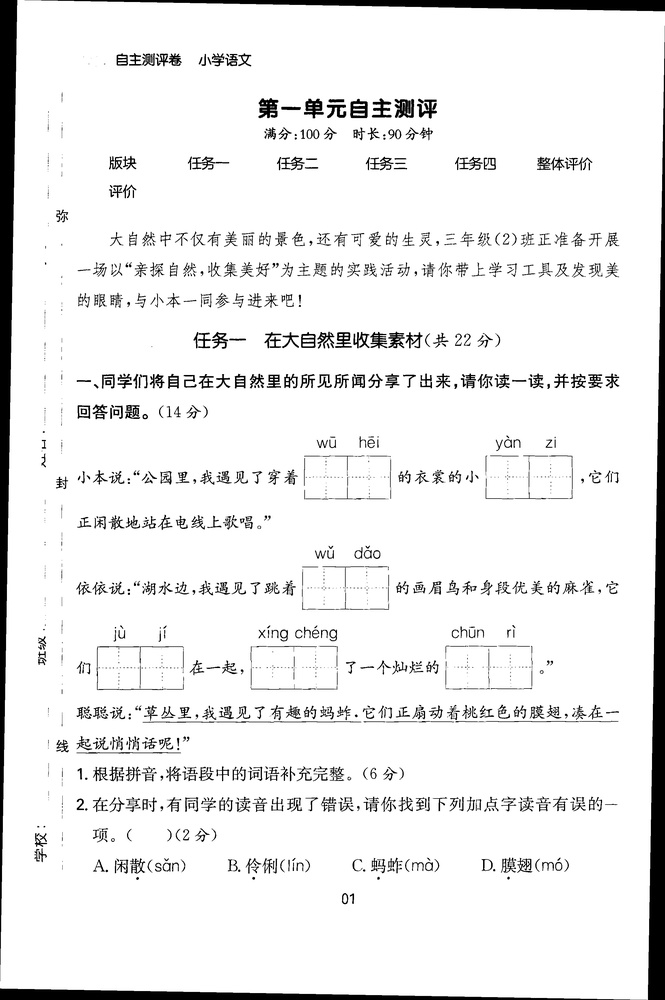
#> input picture tests/assets/detect_body.jpg, 665 x 1000 px, shrunk from 2303 x 3464 before the run, found by its file name
$ python detect_page_body.py
#> lines starting #> are read from the running program, lines starting #| are printed output that depends on the picture; after the words box and inside, x2 and y2 are one past the last pixel; in counts of white or black regions, pixels touching at a corner belong together
"""
版心检测算法 - 基于滑动窗口和梯度变化的方法
使用滑动窗口检测黑色像素分布变化，精确定位版心边界
"""

import json
import numpy as np
from typing import List, Dict, Tuple, Optional
from dataclasses import dataclass
import statistics
from pathlib import Path

# 尝试导入图像处理库
try:
    import cv2
    HAS_OPENCV = True
except ImportError:
    HAS_OPENCV = False
    print("警告: 未安装OpenCV，将使用PIL进行图像处理")

try:
    from PIL import Image, ImageOps
    HAS_PIL = True
except ImportError:
    HAS_PIL = False
    print("警告: 未安装PIL，图像处理功能将受限")

@dataclass
class PageMargin:
    """页面边距信息"""
    left: int
    right: int
    top: int
    bottom: int
    confidence: float = 0.0

class PageBodyDetector:
    """版心检测器 - 基于滑动窗口和梯度变化"""

    def __init__(self,
                 body_ratio_width: float = 0.8,
                 body_ratio_height: float = 0.8,
                 window_size: int = 20,
                 gradient_threshold: float = 0.1):
        """
        初始化版心检测器

        Args:
            body_ratio_width: 版心宽度占页面宽度的比例，默认0.8
            body_ratio_height: 版心高度占页面高度的比例，默认0.8
            window_size: 滑动窗口大小，默认20像素
            gradient_threshold: 梯度变化阈值，默认0.1
        """
        self.body_ratio_width = body_ratio_width
        self.body_ratio_height = body_ratio_height
        self.window_size = window_size
        self.gradient_threshold = gradient_threshold
        self.debug = True

    def detect_from_image(self, image_path: str) -> PageMargin:
        """
        基于图像处理检测版心

        Args:
            image_path: 图像文件路径

        Returns:
            PageMargin: 版心边界信息
        """
        if HAS_OPENCV:
            return self._detect_with_opencv(image_path)
        elif HAS_PIL:
            return self._detect_with_pil(image_path)
        else:
            raise ValueError("需要安装OpenCV或PIL库进行图像处理")

    def _detect_with_opencv(self, image_path: str) -> PageMargin:
        """使用OpenCV进行检测"""
        # 读取图像
        image = cv2.imread(image_path)
        if image is None:
            raise ValueError(f"无法读取图像: {image_path}")

        height, width = image.shape[:2]

        # 转换为灰度图
        gray = cv2.cvtColor(image, cv2.COLOR_BGR2GRAY)

        # 二值化
        _, binary = cv2.threshold(gray, 0, 255, cv2.THRESH_BINARY + cv2.THRESH_OTSU)

        # 使用滑动窗口方法检测版心
        left_margin, right_margin = self._detect_horizontal_margins(binary, width)
        top_margin, bottom_margin = self._detect_vertical_margins(binary, height)

        # 计算置信度
        confidence = self._calculate_confidence(binary, left_margin, right_margin, top_margin, bottom_margin)

        return PageMargin(
            left=left_margin,
            right=right_margin,
            top=top_margin,
            bottom=bottom_margin,
            confidence=confidence
        )

    # [30 lines left out: function _detect_with_pil, not called in this run]

    def _detect_horizontal_margins(self, binary: np.ndarray, width: int) -> Tuple[int, int]:
        """
        使用滑动窗口检测水平边距

        Args:
            binary: 二值化图像
            width: 图像宽度

        Returns:
            (left_margin, right_margin)
        """
        height = binary.shape[0]

        # 计算初始版心区域
        initial_left = int(width * (1 - self.body_ratio_width) / 2)
        initial_right = int(width * (1 + self.body_ratio_width) / 2)

        if self.debug:
            print(f"初始版心区域: 左{initial_left}, 右{initial_right}")

        # 检测左边界
        left_margin = self._detect_boundary_sliding_window(
            binary, initial_left, 'left', width, height
        )

        # 检测右边界
        right_margin = self._detect_boundary_sliding_window(
            binary, initial_right, 'right', width, height
        )

        if self.debug:
            print(f"检测结果: 左{left_margin}, 右{right_margin}")

        return left_margin, right_margin

    def _detect_vertical_margins(self, binary: np.ndarray, height: int) -> Tuple[int, int]:
        """
        使用滑动窗口检测垂直边距

        Args:
            binary: 二值化图像
            height: 图像高度

        Returns:
            (top_margin, bottom_margin)
        """
        width = binary.shape[1]

        # 计算初始版心区域
        initial_top = int(height * (1 - self.body_ratio_height) / 2)
        initial_bottom = int(height * (1 + self.body_ratio_height) / 2)

        if self.debug:
            print(f"初始版心区域: 上{initial_top}, 下{initial_bottom}")

        # 检测上边界
        top_margin = self._detect_boundary_sliding_window(
            binary, initial_top, 'top', width, height
        )

        # 检测下边界
        bottom_margin = self._detect_boundary_sliding_window(
            binary, initial_bottom, 'bottom', width, height
        )

        if self.debug:
            print(f"检测结果: 上{top_margin}, 下{bottom_margin}")

        return top_margin, bottom_margin

    def _detect_boundary_sliding_window(self,
                                      binary: np.ndarray,
                                      initial_pos: int,
                                      direction: str,
                                      width: int,
                                      height: int) -> int:
        """
        使用滑动窗口检测单个边界

        Args:
            binary: 二值化图像
            initial_pos: 初始位置
            direction: 检测方向 ('left', 'right', 'top', 'bottom')
            width: 图像宽度
            height: 图像高度

        Returns:
            检测到的边界位置
        """
        # 根据方向确定搜索范围和步长
        if direction in ['left', 'top']:
            # 向内搜索（减小位置值）
            search_range = range(initial_pos, 0, -1)
            step = -1
        else:
            # 向外搜索（增大位置值）
            search_range = range(initial_pos, width if direction in ['right', 'bottom'] else height)
            step = 1

        # 计算黑色像素密度变化
        densities = []
        positions = []

        for pos in search_range:
            if direction in ['left', 'right']:
                # 水平方向检测
                if pos < self.window_size or pos > width - self.window_size:
                    continue
                density = self._calculate_black_density_horizontal(binary, pos, height)
            else:
                # 垂直方向检测
                if pos < self.window_size or pos > height - self.window_size:
                    continue
                density = self._calculate_black_density_vertical(binary, pos, width)

            densities.append(density)
            positions.append(pos)

        if len(densities) < 3:
            return initial_pos

        # 计算密度梯度
        gradients = self._calculate_gradients(densities)

        # 找到梯度变化最大的位置
        boundary_pos = self._find_gradient_peak(positions, gradients, direction)

        if self.debug:
            print(f"{direction}方向检测: 初始位置{initial_pos}, 检测位置{boundary_pos}")

        return boundary_pos

    def _calculate_black_density_horizontal(self, binary: np.ndarray, x_pos: int, height: int) -> float:
        """
        计算水平位置处的黑色像素密度

        Args:
            binary: 二值化图像
            x_pos: x坐标位置
            height: 图像高度

        Returns:
            黑色像素密度 (0-1)
        """
        # 定义窗口范围
        x_start = max(0, x_pos - self.window_size // 2)
        x_end = min(binary.shape[1], x_pos + self.window_size // 2)

        # 提取窗口区域
        window = binary[:, x_start:x_end]

        # 计算黑色像素密度
        black_pixels = np.sum(window == 0)
        total_pixels = window.size

        return black_pixels / total_pixels if total_pixels > 0 else 0

    def _calculate_black_density_vertical(self, binary: np.ndarray, y_pos: int, width: int) -> float:
        """
        计算垂直位置处的黑色像素密度

        Args:
            binary: 二值化图像
            y_pos: y坐标位置
            width: 图像宽度

        Returns:
            黑色像素密度 (0-1)
        """
        # 定义窗口范围
        y_start = max(0, y_pos - self.window_size // 2)
        y_end = min(binary.shape[0], y_pos + self.window_size // 2)

        # 提取窗口区域
        window = binary[y_start:y_end, :]

        # 计算黑色像素密度
        black_pixels = np.sum(window == 0)
        total_pixels = window.size

        return black_pixels / total_pixels if total_pixels > 0 else 0

    def _calculate_gradients(self, densities: List[float]) -> List[float]:
        """
        计算密度梯度

        Args:
            densities: 密度列表

        Returns:
            梯度列表
        """
        if len(densities) < 2:
            return [0] * len(densities)

        gradients = []
        for i in range(len(densities)):
            if i == 0:
                gradients.append(densities[i+1] - densities[i])
            elif i == len(densities) - 1:
                gradients.append(densities[i] - densities[i-1])
            else:
                # 使用中心差分
                gradients.append((densities[i+1] - densities[i-1]) / 2)

        return gradients

    def _find_gradient_peak(self, positions: List[int], gradients: List[float], direction: str) -> int:
        """
        找到梯度变化最大的位置

        Args:
            positions: 位置列表
            gradients: 梯度列表
            direction: 检测方向

        Returns:
            边界位置
        """
        if not positions or not gradients:
            return positions[0] if positions else 0

        # 计算梯度的绝对值
        abs_gradients = [abs(g) for g in gradients]

        # 找到最大梯度位置
        max_grad_idx = np.argmax(abs_gradients)

        # 如果梯度变化超过阈值，使用该位置
        if abs_gradients[max_grad_idx] > self.gradient_threshold:
            return positions[max_grad_idx]

        # 否则返回初始位置
        return positions[0]

    def _calculate_confidence(self, binary: np.ndarray, left: int, right: int, top: int, bottom: int) -> float:
        """
        计算检测置信度

        Args:
            binary: 二值化图像
            left, right, top, bottom: 版心边界

        Returns:
            置信度 (0-1)
        """
        if left >= right or top >= bottom:
            return 0.0

        # 计算版心区域
        body_width = right - left
        body_height = bottom - top
        total_width = binary.shape[1]
        total_height = binary.shape[0]

        # 计算版心比例
        width_ratio = body_width / total_width
        height_ratio = body_height / total_height

        # 理想比例应该在0.6-0.9之间
        ideal_ratio = 0.75
        width_score = 1.0 - abs(width_ratio - ideal_ratio) / ideal_ratio
        height_score = 1.0 - abs(height_ratio - ideal_ratio) / ideal_ratio

        # 综合评分
        confidence = (width_score + height_score) / 2
        return max(0.0, min(1.0, confidence))

    def visualize_detection(self, image_path: str, margin: PageMargin, output_path: str = None):
        """可视化检测结果"""
        if HAS_OPENCV:
            return self._visualize_with_opencv(image_path, margin, output_path)
        elif HAS_PIL:
            return self._visualize_with_pil(image_path, margin, output_path)
        else:
            print("无法可视化：需要OpenCV或PIL库")
            return None

    def _visualize_with_opencv(self, image_path: str, margin: PageMargin, output_path: str = None):
        """使用OpenCV可视化"""
        image = cv2.imread(image_path)
        if image is None:
            return None

        # 绘制版心边界
        cv2.rectangle(image,
                     (margin.left, margin.top),
                     (margin.right, margin.bottom),
                     (0, 255, 0), 2)

        # 添加标签
        cv2.putText(image, f"Left: {margin.left}", (10, 30),
                   cv2.FONT_HERSHEY_SIMPLEX, 1, (0, 255, 0), 2)
        cv2.putText(image, f"Right: {margin.right}", (10, 70),
                   cv2.FONT_HERSHEY_SIMPLEX, 1, (0, 255, 0), 2)
        cv2.putText(image, f"Confidence: {margin.confidence:.2f}", (10, 110),
                   cv2.FONT_HERSHEY_SIMPLEX, 1, (0, 255, 0), 2)

        if output_path:
            cv2.imwrite(output_path, image)

        return image

    # [26 lines left out: function _visualize_with_pil, not called in this run]

def main():
    """测试版心检测功能"""
    # 测试不同的参数组合
    test_configs = [
        {"body_ratio_width": 0.7, "body_ratio_height": 0.7, "window_size": 15},
        {"body_ratio_width": 0.8, "body_ratio_height": 0.8, "window_size": 20},
        {"body_ratio_width": 0.85, "body_ratio_height": 0.85, "window_size": 25},
    ]

    # 测试图像
    img_path = "tests/assets/detect_body.jpg"

    print("=== 新版心检测算法测试（滑动窗口方法）===\n")

    for i, config in enumerate(test_configs):
        print(f"--- 配置 {i+1}: {config} ---")
        detector = PageBodyDetector(**config)

        try:
            margin = detector.detect_from_image(img_path)
#> in _detect_with_opencv, image is the input picture: shape (1000, 665, 3); min 0, max 255, mean 236
#> in _detect_with_opencv, `_, binary = cv2.threshold(gray, 0, 255, cv2.THRESH_BINARY + cv2.THRESH..`:
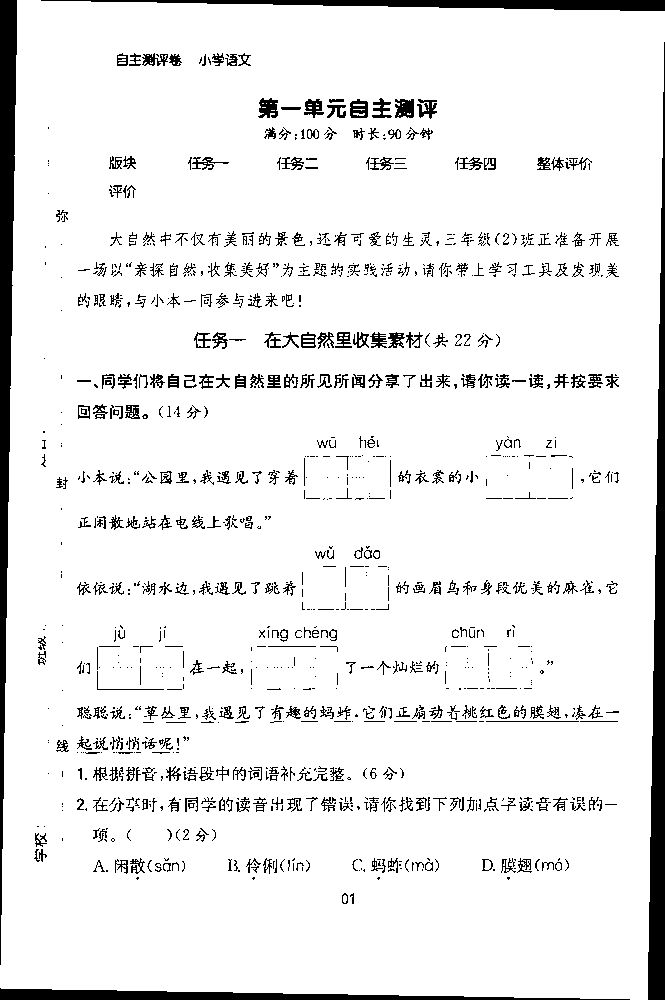
#> binary: shape (1000, 665); 92.2% white; 1147 black regions (709 under 20 px), largest, box (x1, y1, x2, y2) and area: (0, 0, 17, 965) 8630, (648, 42, 665, 1000) 8511, (0, 988, 630, 1000) 3788
#| 初始版心区域: 左99, 右565
#> the loop in _detect_boundary_sliding_window, `for pos in search_range:` made 99 passes
#> density on passes 1 to 12: 0.0776, 0.0734, 0.0692, 0.0665, 0.0635, 0.0617, 0.0584, 0.0554, 0.0546, 0.0507, 0.0479, 0.0476
#> density on passes 61 to 66: 0.0328, 0.0302, 0.0267, 0.0245, 0.022, 0.0198
#> after the loop in _detect_boundary_sliding_window, `for pos in search_range:`: densities = 85 values, max 0.19 at index 84, min 0.011 at index 72, mean 0.0378; positions = 85 values, max 99 at index 0, min 15 at index 84, mean 57
#> the loop in _calculate_gradients, `for i in range(len(densities)):` made 85 passes
#> after the loop in _calculate_gradients, `for i in range(len(densities)):`: gradients = 85 values, max 0.0359 at index 84, min -0.00421 at index 0, mean 0.0015
#> in _find_gradient_peak, `abs_gradients = [abs(g) for g in gradients]`: abs_gradients = 85 values, max 0.0359 at index 84, min 0 at index 73, mean 0.00392
#> in _find_gradient_peak, `max_grad_idx = np.argmax(abs_gradients)`: max_grad_idx = 84
#> in _detect_boundary_sliding_window, `boundary_pos = self._find_gradient_peak(positions, gradients, direction)`: boundary_pos = 99
#| left方向检测: 初始位置99, 检测位置99
#> the loop in _detect_boundary_sliding_window (call 2), `for pos in search_range:` made 100 passes
#> density on passes 1 to 12: 0.0436, 0.0431, 0.0432, 0.043, 0.0424, 0.0426, 0.0427, 0.0421, 0.0431, 0.0434, 0.0446, 0.0456
#> density on passes 61 to 66: 0.0124, 0.0117, 0.0117, 0.0116, 0.0116, 0.0115
#> the loop in _calculate_gradients (call 2), `for i in range(len(densities)):` made 86 passes
#| right方向检测: 初始位置565, 检测位置565
#> in _detect_horizontal_margins, `right_margin = self._detect_boundary_sliding_window( binary, initial_r..`: right_margin = 565
#| 检测结果: 左99, 右565
#> in _detect_with_opencv, `left_margin, right_margin = self._detect_horizontal_margins(binary, wi..`: left_margin = 99; right_margin = 565
#| 初始版心区域: 上150, 下850
#| top方向检测: 初始位置150, 检测位置150
#| 检测结果: 上150, 下850
            print(f"检测结果:")
            print(f"  左边界: {margin.left}")
#|   左边界: 99
            print(f"  右边界: {margin.right}")
#|   右边界: 565
            print(f"  上边界: {margin.top}")
#|   上边界: 150
            print(f"  下边界: {margin.bottom}")
#|   下边界: 850
            print(f"  置信度: {margin.confidence:.2f}")
#|   置信度: 0.93

            # 计算版心宽度和高度
            body_width = margin.right - margin.left
            body_height = margin.bottom - margin.top
            print(f"  版心宽度: {body_width}px")
#|   版心宽度: 466px
            print(f"  版心高度: {body_height}px")
#|   版心高度: 700px

            # 可视化结果
            output_path = f"tests/assets/detect_body_sliding_{i+1}.jpg"
            detector.visualize_detection(img_path, margin, output_path)
#> in _visualize_with_opencv, `cv2.putText(image, f"Confidence: {margin.confidence:.2f}", (10, 110), ..`:
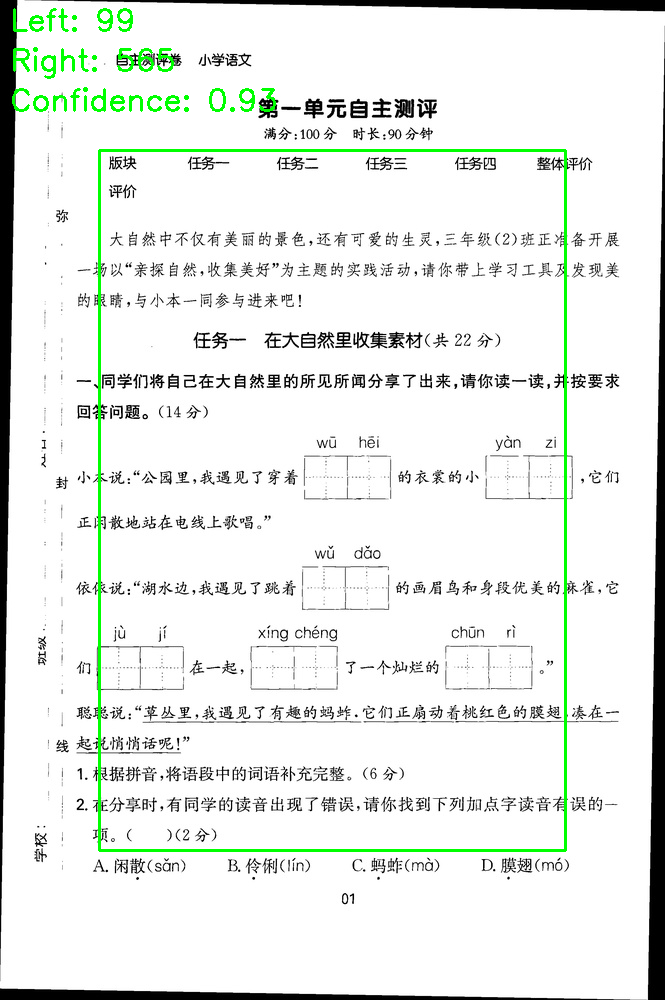
#> image: shape (1000, 665, 3); mean B, G, R 232.1, 236.2, 232.1
            print(f"  可视化结果已保存到 {output_path}")

        except Exception as e:
            print(f"检测失败: {e}")

        print()

if __name__ == "__main__":
    main()
